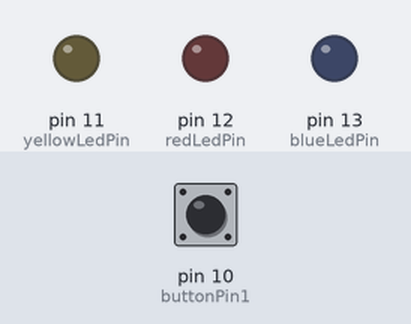
Simulated run of this sketch. Board: Arduino Uno, built with avr-gcc and run on an emulated ATmega328P. Parts: output pins drawn as LEDs (lit = HIGH). Inputs (shaded band) come from the test bench; at power-on: pin 10 (buttonPin1) LOW.

Above: at 1.2 s.
1.3 s: pin 10 (buttonPin1) pulled HIGH for 0.15 s
At 1.6 s:
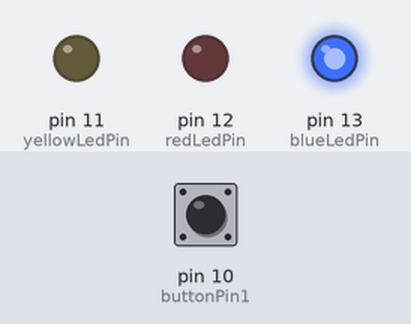
At 2.2 s:
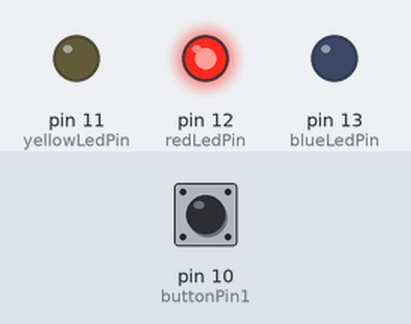
Timing chart, 0 to 4.3 s (numbered marks = the images above; inputs shaded):
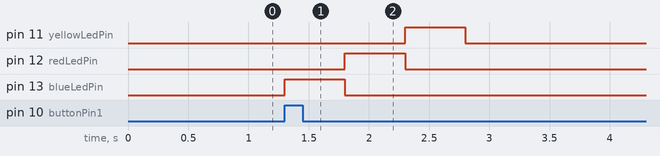

Measured:
- after the input at 1.3 s, pin 11 (yellowLedPin): LOW → HIGH after 1.0 s, → LOW 0.50 s later; pin 12 (redLedPin): LOW → HIGH after 0.50 s, → LOW 0.50 s later; pin 13 (blueLedPin): LOW → HIGH at once, → LOW 0.50 s later

The sketch:

sketch.ino
```cpp
const int buttonPin1 = 10;
const int blueLedPin = 13;
const int redLedPin = 12;
const int yellowLedPin = 11;

bool button1Pressed = false;

void setup() {
  pinMode(buttonPin1, INPUT);
  pinMode(blueLedPin, OUTPUT);
  pinMode(redLedPin, OUTPUT);
  pinMode(yellowLedPin, OUTPUT);
}

void loop() {
  if(digitalRead(buttonPin1) == HIGH && !button1Pressed) {
    button1Pressed = true;
    ledSequence(blueLedPin, redLedPin, yellowLedPin);
  }
  else {
    digitalWrite(blueLedPin, LOW);
    digitalWrite(redLedPin, LOW);
    digitalWrite(yellowLedPin, LOW);
  }

  resetFlags();
}

void ledSequence(int led1, int led2, int led3) {
  digitalWrite(led1, HIGH);
  delay(500);
  digitalWrite(led1, LOW);
  digitalWrite(led2, HIGH);
  delay(500);
  digitalWrite(led2, LOW);
  digitalWrite(led3, HIGH);
  delay(500);
  digitalWrite(led3, LOW);
}

void resetFlags() {
if (digitalRead(buttonPin1) == LOW) button1Pressed = false;

}
```
